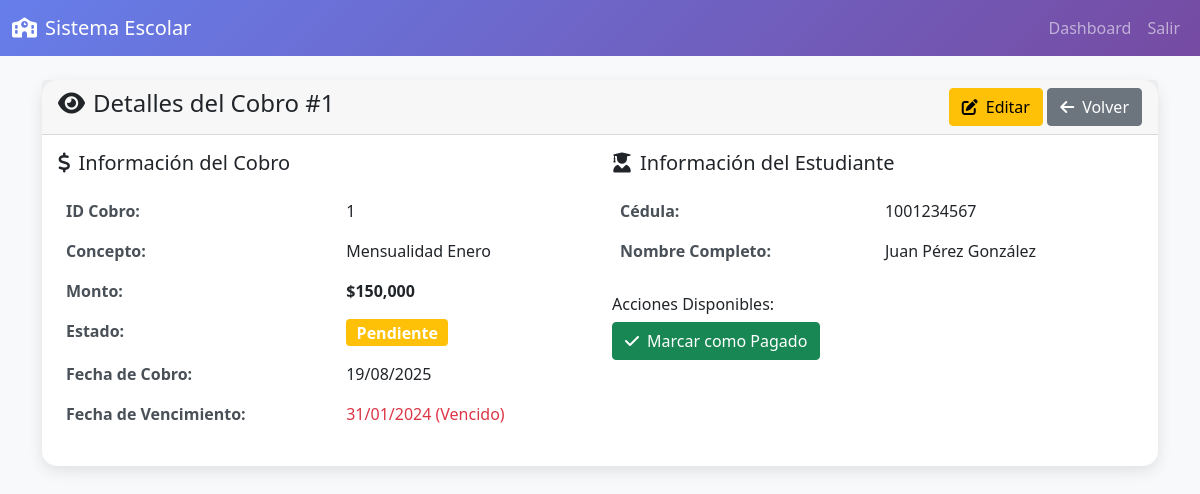
Screenshot of /cobros/ver.php?id=1 (signed in) with the database file from the repository.
### tables this page shows
CREATE TABLE IF NOT EXISTS cobros (
    id_cobro INT AUTO_INCREMENT PRIMARY KEY,
    estudiante_id VARCHAR(20) NOT NULL,
    curso_codigo VARCHAR(20),
    concepto VARCHAR(200) NOT NULL,
    descripcion TEXT,
    monto DECIMAL(10,2) NOT NULL,
    fecha_cobro DATE DEFAULT (CURRENT_DATE),
    fecha_vencimiento DATE NOT NULL,
    fecha_pago DATE NULL,
    estado ENUM('Pendiente', 'Pagado', 'Vencido', 'Cancelado') DEFAULT 'Pendiente',
    metodo_pago ENUM('Efectivo', 'Transferencia', 'Tarjeta', 'Cheque', 'Otro'),
    numero_comprobante VARCHAR(100),
    observaciones TEXT,
    created_at TIMESTAMP DEFAULT CURRENT_TIMESTAMP,
    updated_at TIMESTAMP DEFAULT CURRENT_TIMESTAMP ON UPDATE CURRENT_TIMESTAMP,
    FOREIGN KEY (estudiante_id) REFERENCES estudiantes(cedula) ON DELETE CASCADE,
    FOREIGN KEY (curso_codigo) REFERENCES cursos(codigo) ON DELETE SET NULL
);

CREATE TABLE IF NOT EXISTS estudiantes (
    cedula VARCHAR(20) PRIMARY KEY,
    nombre VARCHAR(100) NOT NULL,
    apellido1 VARCHAR(100) NOT NULL,
    apellido2 VARCHAR(100),
    fecha_nacimiento DATE NOT NULL,
    genero ENUM('Masculino', 'Femenino', 'Otro') NOT NULL,
    direccion TEXT,
    telefono VARCHAR(20),
    email VARCHAR(100),
    acudiente_nombre VARCHAR(200),
    acudiente_telefono VARCHAR(20),
    acudiente_email VARCHAR(100),
    estado ENUM('Activo', 'Inactivo', 'Graduado', 'Retirado') DEFAULT 'Activo',
    fecha_ingreso DATE DEFAULT (CURRENT_DATE),
    observaciones TEXT,
    created_at TIMESTAMP DEFAULT CURRENT_TIMESTAMP,
    updated_at TIMESTAMP DEFAULT CURRENT_TIMESTAMP ON UPDATE CURRENT_TIMESTAMP
);

### cobros/ver.php (the view, shortened to what this page needs)
<?php
$database = new Database();
$conn = $database->getConnection();
$id = $_GET['id'] ?? null;
$stmt = $conn->prepare("SELECT c.*, e.nombre, e.apellido1, e.apellido2, e.telefono, e.email
                        FROM cobros c
                        LEFT JOIN estudiantes e ON c.estudiante_id = e.cedula
                        WHERE c.id_cobro = :id");
$stmt->bindParam(':id', $id);
$stmt->execute();
$cobro = $stmt->fetch();
?>
<!DOCTYPE html>
<html lang="es">
<head>
    <link href="https://cdn.jsdelivr.net/npm/bootstrap@5.1.3/dist/css/bootstrap.min.css" rel="stylesheet">
    <link href="https://cdnjs.cloudflare.com/ajax/libs/font-awesome/6.0.0/css/all.min.css" rel="stylesheet">
</head>
<body>
    <nav class="navbar navbar-expand-lg navbar-dark">
        <div class="container-fluid">
            <a class="navbar-brand" href="../dashboard.php">
                <i class="fas fa-school me-2"></i>Sistema Escolar
            </a>
            <div class="navbar-nav ms-auto">
                <a class="nav-link" href="../dashboard.php">Dashboard</a>
                <a class="nav-link" href="../logout.php">Salir</a>
            </div>
        </div>
    </nav>
    <div class="container mt-4">
        <div class="row">
            <div class="col-12">
                <div class="card">
                    <div class="card-header d-flex justify-content-between align-items-center">
                        <h4><i class="fas fa-eye me-2"></i>Detalles del Cobro #<?php echo $cobro['id_cobro']; ?></h4>
                        <div>
                            <a href="editar.php?id=<?php echo $cobro['id_cobro']; ?>" class="btn btn-warning">
                                <i class="fas fa-edit me-2"></i>Editar
                            </a>
                            <a href="index.php" class="btn btn-secondary">
                                <i class="fas fa-arrow-left me-2"></i>Volver
                            </a>
                        </div>
                    </div>
                    <div class="card-body">
                        <div class="row">
                            <div class="col-md-6">
                                <h5 class="mb-3"><i class="fas fa-dollar-sign me-2"></i>Información del Cobro</h5>
                                <table class="table table-borderless">
                                    <tr>
                                        <td class="info-label">ID Cobro:</td>
                                        <td class="info-value"><?php echo $cobro['id_cobro']; ?></td>
                                    </tr>
                                    <tr>
                                        <td class="info-label">Concepto:</td>
                                        <td class="info-value"><?php echo htmlspecialchars($cobro['concepto']); ?></td>
                                    </tr>
                                    <tr>
                                        <td class="info-label">Monto:</td>
                                        <td class="info-value"><strong>$<?php echo number_format($cobro['monto'], 0); ?></strong></td>
                                    </tr>
                                    <tr>
                                        <td class="info-label">Estado:</td>
                                        <td class="info-value">
                                            <span class="badge bg-<?php
                                                echo $cobro['estado'] == 'Pagado' ? 'success' :
                                                    ($cobro['estado'] == 'Pendiente' ? 'warning' :
                                                    ($cobro['estado'] == 'Vencido' ? 'danger' : 'secondary'));
                                            ?> fs-6">
                                                <?php echo $cobro['estado']; ?>
                                            </span>
                                        </td>
                                    </tr>
                                    <tr>
                                        <td class="info-label">Fecha de Cobro:</td>
                                        <td class="info-value"><?php echo date('d/m/Y', strtotime($cobro['fecha_cobro'])); ?></td>
                                    </tr>
                                    <tr>
                                        <td class="info-label">Fecha de Vencimiento:</td>
                                        <td class="info-value">
                                            <?php
                                            $fecha_venc = date('d/m/Y', strtotime($cobro['fecha_vencimiento']));
                                            $vencido = strtotime($cobro['fecha_vencimiento']) < time() && $cobro['estado'] == 'Pendiente';
                                            echo $vencido ? "<span class='text-danger'>$fecha_venc (Vencido)</span>" : $fecha_venc;
                                            ?>
                                        </td>
                                    </tr>
                                </table>
                            </div>
                            <div class="col-md-6">
                                <h5 class="mb-3"><i class="fas fa-user-graduate me-2"></i>Información del Estudiante</h5>
                                <table class="table table-borderless">
                                    <tr>
                                        <td class="info-label">Cédula:</td>
                                        <td class="info-value"><?php echo $cobro['estudiante_id']; ?></td>
                                    </tr>
                                    <tr>
                                        <td class="info-label">Nombre Completo:</td>
                                        <td class="info-value">
                                            <?php echo htmlspecialchars($cobro['nombre'] . ' ' .
                                                     $cobro['apellido1'] . ' ' .
                                                     ($cobro['apellido2'] ?? '')); ?>
                                        </td>
                                    </tr>
                                </table>
                                <?php if ($cobro['estado'] == 'Pendiente'): ?>
                                <div class="mt-4">
                                    <h6>Acciones Disponibles:</h6>
                                    <form method="POST" action="index.php" class="d-inline">
                                        <button type="submit" name="cambiar_estado" class="btn btn-success">
                                            <i class="fas fa-check me-2"></i>Marcar como Pagado
                                        </button>
                                    </form>
                                </div>
                                <?php endif; ?>
                            </div>
                        </div>
                    </div>
                </div>
            </div>
        </div>
    </div>
</body>
</html>

### cobros/ver.php (style rules this page uses)
body { background-color: #f8f9fa; }
.navbar { background: linear-gradient(135deg, #667eea 0%, #764ba2 100%); }
.card { border: none; border-radius: 15px; box-shadow: 0 5px 15px rgba(0,0,0,0.1); }
.info-label { font-weight: bold; color: #495057; }
.info-value { color: #212529; }

### rows the page displays
cobros: id_cobro "1", concepto "Mensualidad Enero", monto "150,000", estado "Pendiente", fecha_cobro "19/08/2025", fecha_vencimiento "31/01/2024", estudiante "1001234567", estudiante.apellido2 "Juan Pérez González"
